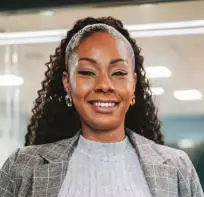
#> input picture dot-library/web/sample.jpg, 204 x 197 px; its folder holds only this picture in this run
$ python -i faces.py   (imports and definitions only)
#> lines starting #> are read from the running program, lines starting #| are printed output that depends on the picture; after the words box and inside, x2 and y2 are one past the last pixel; in counts of white or black regions, pixels touching at a corner belong together
"""Face-aware detection, segmentation, and head pose (optional extras).

Detector backends, picked automatically:

- Haar cascades (OpenCV 4.x): bundled with the wheel, works offline. This is
  the default — the `face` extra pins opencv-python<5 for exactly this reason.
- YuNet / FaceDetectorYN (OpenCV 5.x): needs a model file. Point the
  DOTLIB_YUNET_MODEL env var at a downloaded
  `face_detection_yunet_2023mar.onnx` (from the opencv_zoo repo) to use it;
  its landmarks give even better eye/mouth emphasis.
- MediaPipe (optional, `pip install mediapipe`): when importable it upgrades
  two things automatically — person segmentation (cleaner head isolation than
  GrabCut) and full yaw/pitch/roll head pose from 468 face landmarks.

Three public capabilities:

- detect_faces(rgb)            -> face boxes (+ landmarks on capable backends)
- face_boost_map(rgb)          -> density multiplier emphasizing faces/features
- segment_head(rgb)            -> soft 0..1 mask isolating just the head
- head_pose(rgb)               -> {yaw, pitch, roll, backend} (degrees, None if unknown)
"""

from __future__ import annotations

import os
import warnings

import numpy as np


class Face:
    """A detected face: bounding box plus optional landmark points."""

    def __init__(self, box: tuple[int, int, int, int], landmarks: np.ndarray | None = None):
        self.box = box               # (x, y, w, h)
        self.landmarks = landmarks   # (5, 2): right eye, left eye, nose, mouth-r, mouth-l


def _require_cv2():
    try:
        import cv2

        return cv2
    except ImportError as exc:
        raise ImportError(
            "face-aware targets need opencv-python. Install with: pip install 'dotlib[face]'"
        ) from exc


# --------------------------------------------------------------- detection

def _detect_haar(cv2, rgb: np.ndarray) -> list[Face]:
    gray = cv2.cvtColor(rgb, cv2.COLOR_RGB2GRAY)
    gray = cv2.equalizeHist(gray)
    path = os.path.join(cv2.data.haarcascades, "haarcascade_frontalface_default.xml")
    cascade = cv2.CascadeClassifier(path)
    if cascade.empty():
        raise RuntimeError(f"failed to load OpenCV haarcascade at {path}")
    boxes = cascade.detectMultiScale(gray, scaleFactor=1.1, minNeighbors=5, minSize=(48, 48))
    return [Face(tuple(map(int, b))) for b in boxes]


# [12 lines left out: function _detect_yunet, not called in this run]


def detect_faces(rgb: np.ndarray) -> list[Face]:
    """Detect faces — MediaPipe mesh when available (precise box + landmarks),
    else whichever OpenCV backend this build supports."""
    mesh = mesh_scan(rgb)
    if mesh is not None:
        return [face_from_mesh(mesh)]

    cv2 = _require_cv2()
    if hasattr(cv2, "CascadeClassifier"):
        return _detect_haar(cv2, rgb)

    model = os.environ.get("DOTLIB_YUNET_MODEL", "")
    if hasattr(cv2, "FaceDetectorYN_create") and model and os.path.exists(model):
        return _detect_yunet(cv2, rgb, model)

    raise RuntimeError(
        "this OpenCV build has no usable face detector. Either install the 4.x line "
        "(pip install 'opencv-python>=4.8,<5', which bundles Haar cascades) or set "
        "DOTLIB_YUNET_MODEL to a downloaded face_detection_yunet_2023mar.onnx."
    )


def largest_face(faces: list[Face]) -> Face | None:
    return max(faces, key=lambda f: f.box[2] * f.box[3]) if faces else None


# [14 lines left out: function face_from_mesh, not called in this run]


# --------------------------------------------------------------- mediapipe (optional)

_LANDMARKER = None
_LANDMARKER_FAILED = False

# Canonical MediaPipe face-mesh index sets (478-landmark model with iris).
FACE_OVAL = [10, 338, 297, 332, 284, 251, 389, 356, 454, 323, 361, 288, 397, 365,
             379, 378, 400, 377, 152, 148, 176, 149, 150, 136, 172, 58, 132, 93,
             234, 127, 162, 21, 54, 103, 67, 109]
LIPS_OUTER_UP = [61, 185, 40, 39, 37, 0, 267, 269, 270, 409, 291]
LIPS_INNER_UP = [78, 191, 80, 81, 82, 13, 312, 311, 310, 415, 308]
LIPS_OUTER_LO = [61, 146, 91, 181, 84, 17, 314, 405, 321, 375, 291]
LIPS_INNER_LO = [78, 95, 88, 178, 87, 14, 317, 402, 318, 324, 308]
EYE_A = [33, 7, 163, 144, 145, 153, 154, 155, 133, 173, 157, 158, 159, 160, 161, 246]
EYE_B = [362, 382, 381, 380, 374, 373, 390, 249, 263, 466, 388, 387, 386, 385, 384, 398]
IRIS_A = [468, 469, 470, 471, 472]          # center first
IRIS_B = [473, 474, 475, 476, 477]
BROW_A = [70, 63, 105, 66, 107]
BROW_B = [336, 296, 334, 293, 300]
CHIN = 152
NOSE_TIP = 1


def _try_mediapipe():
    try:
        import mediapipe as mp

        return mp
    except Exception:
        return None


def _find_model(filename: str, env_var: str) -> str | None:
    candidates = [
        os.environ.get(env_var, ""),
        os.path.join(os.getcwd(), "models", filename),
        os.path.join(os.path.dirname(os.path.abspath(__file__)), "..", "models", filename),
    ]
    for path in candidates:
        if path and os.path.exists(path):
            return path
    return None


def _find_landmarker_model() -> str | None:
    return _find_model("face_landmarker.task", "DOTLIB_LANDMARKER_MODEL")


def mesh_scan(rgb: np.ndarray) -> dict | None:
    """Run the MediaPipe FaceLandmarker (Tasks API) on an RGB frame.

    Returns {"points": (478, 3) float px  (+z toward the viewer),
             "blendshapes": {name: score}  (52 expression coefficients),
             "matrix": (4, 4) facial transformation matrix}
    or None when mediapipe / the .task model / a face is unavailable.
    Model file: models/face_landmarker.task (or DOTLIB_LANDMARKER_MODEL).
    """
    global _LANDMARKER, _LANDMARKER_FAILED
    if _LANDMARKER_FAILED:
        return None
    mp = _try_mediapipe()
    model = _find_landmarker_model()
    if mp is None or model is None:
        return None
    try:
        if _LANDMARKER is None:
            from mediapipe.tasks import python as mp_python
            from mediapipe.tasks.python import vision

            _LANDMARKER = vision.FaceLandmarker.create_from_options(
                vision.FaceLandmarkerOptions(
                    base_options=mp_python.BaseOptions(
                        model_asset_path=model,
                        delegate=mp_python.BaseOptions.Delegate.CPU,
                    ),
                    output_face_blendshapes=True,
                    output_facial_transformation_matrixes=True,
                    num_faces=1,
                )
            )
        res = _LANDMARKER.detect(mp.Image(image_format=mp.ImageFormat.SRGB, data=np.ascontiguousarray(rgb)))
    except Exception:
        _LANDMARKER_FAILED = True   # e.g. broken wheel — don't retry every frame
        return None
    if not res.face_landmarks:
        return None
    h, w = rgb.shape[:2]
    lm = res.face_landmarks[0]
    # mediapipe z is negative toward the camera; dotlib uses +z toward viewer.
    points = np.array([[p.x * w, p.y * h, -p.z * w] for p in lm], dtype=np.float64)
    blend = {}
    if res.face_blendshapes:
        blend = {b.category_name: round(float(b.score), 4) for b in res.face_blendshapes[0]}
    matrix = None
    if res.facial_transformation_matrixes:
        matrix = np.array(res.facial_transformation_matrixes[0], dtype=np.float64)
    return {"points": points, "blendshapes": blend, "matrix": matrix}


# [4 lines left out: function mediapipe_landmarks, not called in this run]


_SEGMENTER = None
_SEGMENTER_FAILED = False

# selfie_multiclass categories
CAT_BG, CAT_HAIR, CAT_BODY_SKIN, CAT_FACE_SKIN, CAT_CLOTHES, CAT_OTHER = 0, 1, 2, 3, 4, 5


# [35 lines left out: function person_classes, not called in this run]


# --------------------------------------------------------------- head segmentation

def _head_rect(face: Face, shape: tuple[int, int]) -> tuple[int, int, int, int]:
    """Rectangle around the whole head: hair above, chin below, ears both sides."""
    H, W = shape
    x, y, w, h = face.box
    x0 = max(0, int(x - 0.50 * w))
    y0 = max(0, int(y - 0.85 * h))
    x1 = min(W, int(x + w + 0.50 * w))
    y1 = min(H, int(y + h + 0.60 * h))
    return x0, y0, x1, y1


# [10 lines left out: function _soft_window, not called in this run]


def _grabcut_head(cv2, rgb: np.ndarray, face: Face, iters: int) -> np.ndarray | None:
    """GrabCut foreground for the head rect; float 0/1 mask at full resolution."""
    H, W = rgb.shape[:2]
    rect = _head_rect(face, (H, W))
    x, y, w, h = face.box
    cx, cy = min(x + w // 2, W - 1), min(y + h // 2, H - 1)

    scale = 1.0
    small = rgb
    if max(H, W) > 720:
        scale = 720.0 / max(H, W)
        small = cv2.resize(rgb, (int(W * scale), int(H * scale)), interpolation=cv2.INTER_AREA)
    sh, sw = small.shape[:2]
    sx0, sy0, sx1, sy1 = [int(round(v * scale)) for v in rect]
    sx1, sy1 = min(sx1, sw), min(sy1, sh)
    if (sx1 - sx0) < 8 or (sy1 - sy0) < 8:
        return None
    if (sx1 - sx0) >= sw - 1 and (sy1 - sy0) >= sh - 1:
        return None  # head fills the frame; nothing to segment away

    gc_mask = np.zeros((sh, sw), np.uint8)
    bgd = np.zeros((1, 65), np.float64)
    fgd = np.zeros((1, 65), np.float64)
    bgr = cv2.cvtColor(small, cv2.COLOR_RGB2BGR)
    try:
        cv2.grabCut(bgr, gc_mask, (sx0, sy0, sx1 - sx0, sy1 - sy0),
                    bgd, fgd, iters, cv2.GC_INIT_WITH_RECT)
    except cv2.error:
        return None
    fg = ((gc_mask == cv2.GC_FGD) | (gc_mask == cv2.GC_PR_FGD)).astype(np.uint8)

    # Keep only the connected component under the face center.
    _, labels = cv2.connectedComponents(fg)
    scx, scy = min(int(cx * scale), sw - 1), min(int(cy * scale), sh - 1)
    lab = labels[scy, scx]
    if lab != 0:
        fg = (labels == lab).astype(np.uint8)

    m = fg.astype(np.float32)
    if scale != 1.0:
        m = cv2.resize(m, (W, H), interpolation=cv2.INTER_LINEAR)
    return m.astype(np.float64)


def segment_head(rgb: np.ndarray, face: Face | None = None, iters: int = 5,
                 feather_px: float = 3.0, mesh: dict | None = None) -> np.ndarray | None:
    """Isolate the face sculpture as a soft 0..1 mask.

    With MediaPipe mesh landmarks: the exact face-oval polygon plus the hair
    (GrabCut foreground above the chin line) — shoulders and chest are cut, so
    only the face structure itself remains. Without landmarks: GrabCut seeded
    from the detected face box. Returns None when there is no face or
    segmentation fails — callers fall back to the unsegmented density.
    """
    cv2 = _require_cv2()
    if mesh is None:
        mesh = mesh_scan(rgb)

    if face is None:
        det = detect_faces(rgb)
        face = largest_face(det)
        if face is None:
            return None

    H, W = rgb.shape[:2]
    x, y, w, h = face.box
    cx, cy = min(x + w // 2, W - 1), min(y + h // 2, H - 1)

    if mesh is not None:
        pts = mesh["points"]
        oval = pts[FACE_OVAL][:, :2].astype(np.int32)
        face_mask = np.zeros((H, W), np.float32)
        cv2.fillPoly(face_mask, [oval], 1.0)
        face_mask = face_mask.astype(np.float64)

        chin_y = float(pts[CHIN][1])
        oval_h = max(float(oval[:, 1].max() - oval[:, 1].min()), 8.0)
        oval_w = max(float(oval[:, 0].max() - oval[:, 0].min()), 8.0)
        ocx = float(oval[:, 0].mean())
        ocy = float(oval[:, 1].mean())
        cut_y = int(min(H, chin_y + 0.10 * oval_h))

        cat = person_classes(rgb)
        if cat is not None:
            # Semantic path: keep exactly hair + face skin (plus ears/neck
            # body-skin close to the head). Background, clothes, and anything
            # else — headboards, walls, shoulders — never enters the mask.
            hairface = ((cat == CAT_HAIR) | (cat == CAT_FACE_SKIN)).astype(np.float64)
            near = np.zeros((H, W), np.float32)
            cv2.ellipse(near, (int(ocx), int(ocy)), (int(oval_w * 0.78), int(oval_h * 0.82)),
                        0, 0, 360, 1.0, -1)
            hairface = np.maximum(hairface, (cat == CAT_BODY_SKIN).astype(np.float64) * near)
            mask = np.maximum(face_mask, hairface)
            # Below the chin: only the face oval and hair may remain.
            keep_below = np.maximum(face_mask, (cat == CAT_HAIR).astype(np.float64))
        else:
            # GrabCut fallback, constrained to an elliptical hair zone hugging
            # the head so a busy background can't ride along.
            fg = _grabcut_head(cv2, rgb, face, iters)
            mask = face_mask.copy()
            if fg is not None:
                zone = np.zeros((H, W), np.float32)
                cv2.ellipse(zone, (int(ocx), int(ocy - 0.20 * oval_h)),
                            (int(oval_w * 0.95), int(oval_h * 1.05)), 0, 0, 360, 1.0, -1)
                mask = np.maximum(mask, fg * zone.astype(np.float64))
            keep_below = face_mask

        below = np.zeros((H, W), np.float64)
        below[cut_y:, :] = 1.0
        mask = np.where(below > 0, np.minimum(mask, keep_below), mask)
    else:
        mask = _grabcut_head(cv2, rgb, face, iters)
        if mask is None:
            return None
        # Guarantee the detected face region itself always survives segmentation.
        ell = np.zeros((H, W), np.float32)
        cv2.ellipse(ell, (int(cx), int(cy)), (int(w * 0.44), int(h * 0.58)), 0, 0, 360, 1.0, -1)
        mask = np.maximum(mask, ell.astype(np.float64))

    if feather_px > 0:
        mask = cv2.GaussianBlur(mask.astype(np.float32), (0, 0), feather_px).astype(np.float64)
    return np.clip(mask, 0.0, 1.0)


# --------------------------------------------------------------- depth

# [155 lines left out: functions depth_map, mirror_x_map, symmetrize_face, landmark_relief, depth_from_mesh, not called in this run]


# --------------------------------------------------------------- head pose

_PNP_IDX = [1, 152, 33, 263, 61, 291]  # nose, chin, eye corners, mouth corners
_PNP_MODEL = np.array([
    (0.0, 0.0, 0.0),
    (0.0, -330.0, -65.0),
    (-225.0, 170.0, -135.0),
    (225.0, 170.0, -135.0),
    (-150.0, -150.0, -125.0),
    (150.0, -150.0, -125.0),
], dtype=np.float64)


# [61 lines left out: functions _pose_from_mesh, _pose_from_5pt, _roll_from_haar_eyes, _pose_from_matrix, not called in this run]


_S_FLIP = np.diag([1.0, -1.0, -1.0])   # mediapipe matrix space (y up, z out) -> canvas (y down, z toward viewer)


# [102 lines left out: functions frontalization_candidates, best_frontalization, head_pose, _elliptical_boost, face_boost_map, not called in this run]

>>> import cv2
>>> picture = cv2.cvtColor(cv2.imread('../web/sample.jpg'), cv2.COLOR_BGR2RGB)
>>> result = segment_head(picture)
#> in _detect_haar, `gray = cv2.cvtColor(rgb, cv2.COLOR_RGB2GRAY)`:
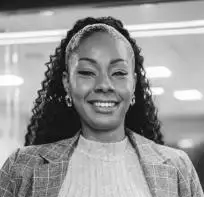
#> gray: shape (197, 204); min 2, max 255, mean 149.5
#> in _detect_haar, `gray = cv2.equalizeHist(gray)`:
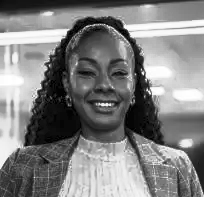
#> gray: shape (197, 204); min 0, max 255, mean 128.3
#> in _detect_haar, `boxes = cascade.detectMultiScale(gray, scaleFactor=1.1, minNeighbors=5..`: boxes = [[59, 37, 87, 87]]
#> in segment_head, `det = detect_faces(rgb)`: det = 1 item
#> in segment_head, `x, y, w, h = face.box`: x = 59; y = 37; w = 87
#> in segment_head, `cx, cy = min(x + w // 2, W - 1), min(y + h // 2, H - 1)`: cx = 102; cy = 80
#> in _grabcut_head, bgr is the input picture: shape (197, 204, 3); mean B, G, R 138.2, 147.2, 158.6
#> in _grabcut_head, `_, labels = cv2.connectedComponents(fg)`:
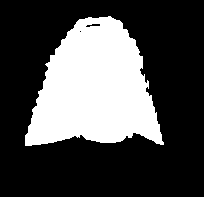
#> fg: shape (197, 204); values 0 (black) and 1 (white), 30.1% white; 1 white region, box (x1, y1, x2, y2) and area: (25, 16, 164, 146) 12104
#> in segment_head, `cv2.ellipse(ell, (int(cx), int(cy)), (int(w * 0.44), int(h * 0.58)), 0..`:
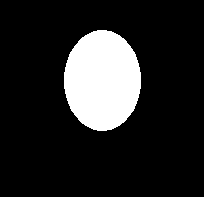
#> ell: shape (197, 204) float32; values 0 (black) and 1 (white), 15.2% white; 1 white region, box (x1, y1, x2, y2) and area: (64, 30, 141, 131) 6089
#> in segment_head, `mask = cv2.GaussianBlur(mask.astype(np.float32), (0, 0), feather_px).a..`:
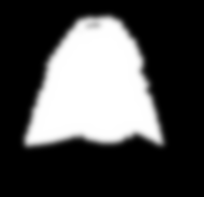
#> mask: shape (197, 204) float64; min 0, max 1, mean 0.301
